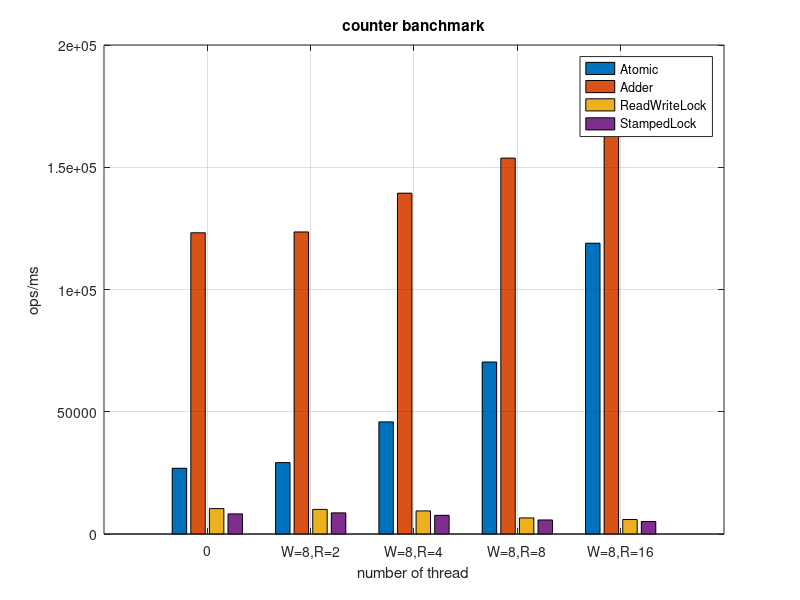

Reproduce this figure in MATLAB.
function [Y] = show()
	figure(1);
	A = load('AtomicCounter.dat');
	L = load('LongAdderCounter.dat');
	R = load('ReadWriteLockCounter.dat');
	S = load('StampedLockCounter.dat');
	
	Y = [A(:,4)+A(:,3), L(:,4)+L(:,3), R(:,4)+R(:,3), S(:,4)+S(:,3)];
	b = bar(Y);
	grid on;
	ch = get(b,'children');
	set(gca,'XTickLabel',{'0','W=8,R=2','W=8,R=4','W=8,R=8','W=8,R=16','W=8,R=32'});
	legend('Atomic','Adder','ReadWriteLock','StampedLock');
	xlabel('number of thread');
	ylabel('ops/ms');
	title('counter banchmark');
end